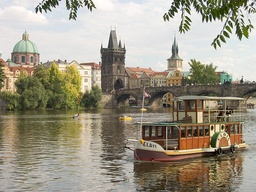
#> input picture seam_carving/inputSeamCarvingPrague.jpg, 256 x 192 px, shrunk from 640 x 480 before the run
$ python SeamCarvingReduceHeight.py   (older library calls are emulated)
#> lines starting #> are read from the running program, lines starting #| are printed output that depends on the picture
### computer_vision/seam_carving/energy_image.py
## File name: energy_image.py
## Project specifics: ECE 5554 Computer Vision - PS1
## Author: Richard Wayne Fedora Jr.
## Email: rfedora1@vt.edu
## Phone: (706) 254-8887
## Date of most recent edit: Tuesday, September 8, 2015
##
## Code synopsis: this file contains a python function to compute the energy at each pixel using the magnitude of the x & y gradients (ref. Avidan & Shamir: Seam Carving for Content-Aware Image Resizing).
##
## Inputs - im: MxNx3 matrix of datatype uint8 (output of imread function)
## Outputs - energyImage: 2D matrix of datatype double

import numpy as np
import matplotlib.pyplot as plt
import scipy
from scipy import ndimage as nd

def rgb2gray(rgb):
    return np.dot(rgb[...,:3],[0.2989,0.5870,0.1140])

def energy_image(im_in,type):
    im = np.copy(im_in)
    im = rgb2gray(im)
    im.astype(np.float64)
    [im_x,im_y] = np.gradient(im)
    im_out = np.hypot(im_x,im_y)
    if type == 'HORIZONTAL':
        im_out[:,0] = im_out[:,1]
        im_out[:,-1] = im_out[:,-2]
        im_out[0,:] = im_out[1,:]
        im_out[-1,:] = im_out[-2,:]

    elif type == 'VERTICAL':
        im_out[0,:] = im_out[1,:]
        im_out[-1,:] = im_out[-2,:]
        im_out[:,0] = im_out[:,1]
        im_out[:,-1] = im_out[:,-2]
    else:
        print('no type given')

    return im_out

### seam_carving/find_optimal_horizontal_seam.py
## File name: find_optimal_horizontal_seam.py
## Project specifics: ECE 5554 Computer Vision - PS1
## Author: Richard Wayne Fedora Jr.
## Email: rfedora1@vt.edu
## Phone: (706) 254-8887
## Date of most recent edit: Tuesday, September 8, 2015
##
## Code synopsis: this file contains a python function to compute the optimal horizontal seam in an image
##
## Inputs  - cumulativeEnergyMap: 2D matrix of datatype double (output of cumulative_minimum_energy_map)
## Outputs - horizontalSeam: vector containing the column horizontalSeam of the pixels which form the seam for each column

import numpy as np

def find_optimal_horizontal_seam(cEM):
    horizontalSeam = []
    column = len(cEM[0,:]) - 1
    rows = len(cEM[:,0]) - 1
    horizontalSeam.insert(0,np.argmin(cEM[:,column]))
    column -= 1
    while column >= 0:
        if horizontalSeam[0] == 0:
            horizontalSeam.insert(0,np.argmin(cEM[0:2,column]))
        elif horizontalSeam[0] == rows:
            horizontalSeam.insert(0,rows+np.argmin(cEM[rows-1:rows+1,column])-1)
        else:
            horizontalSeam.insert(0,(horizontalSeam[0]-1)+np.argmin(cEM[(horizontalSeam[0]-1):(horizontalSeam[0]+2),column]))
        column -= 1

    return horizontalSeam

### computer_vision/seam_carving/reduceHeight.py
## File name: reduceHeight.py
## Project specifics: ECE 5554 Computer Vision - PS1
## Author: Richard Wayne Fedora Jr.
## Email: rfedora1@vt.edu
## Phone: (706) 254-8887
## Date of most recent edit: Tuesday, Septermber 8, 2015
##
## Code synopsis: this file contains a python function to reduce the height of an image and its corresponding minimum energy map by one pixel by removing pixels at seam indices
##
## Inputs  - im: MxNx3 image of datatype uint8
##         - energyImage: 2D matrix of datatype double (output of energy_image)
## Outputs - reducedColorImage: 3D matrix of reduced height, datatype uint8
##         - reducedEnergyImage: 2D matrix of reduced height, datatype double

import numpy as np

def reduceHeight(im, energyImage, indices):
    im_copy = np.copy(im)
    im_shape = im_copy.shape
    n_rows = im_shape[0]
    n_cols = im_shape[1]
    n_slices = im_shape[2]
    eI_copy = np.copy(energyImage)
    eI_shape = eI_copy.shape
    n_rows_ei = eI_shape[0]
    n_cols_ei = eI_shape[1]

    # [5 lines of commented-out code are left out]

    R_p = np.copy(im[:,:,0])
    G_p = np.copy(im[:,:,1])
    B_p = np.copy(im[:,:,2])
    reducedColorImage = np.zeros((n_rows-1,n_cols,n_slices),dtype=np.uint8)
    reducedEnergyImage = np.zeros((n_rows_ei-1,n_cols_ei))

    for i in range(n_cols):

        placeholder = np.copy(R_p[:,i])
        placeholder = np.delete(placeholder,indices[i])
        reducedColorImage[:,i,0] = np.copy(placeholder)

        placeholder = np.copy(G_p[:,i])
        placeholder = np.delete(placeholder,indices[i])
        reducedColorImage[:,i,1] = np.copy(placeholder)

        placeholder = np.copy(B_p[:,i])
        placeholder = np.delete(placeholder,indices[i])
        reducedColorImage[:,i,2] = np.copy(placeholder)

        placeholder = np.copy(energyImage[:,i])
        placeholder = np.delete(placeholder,indices[i])
        reducedEnergyImage[:,i] = np.copy(placeholder)

    return [reducedColorImage,reducedEnergyImage]

### seam_carving/cumulative_minimum_energy_map.py
## File name: cumulative_minimum_energy_map.py
## Project specifics: ECE 5554 Computer Vision - PS1
## Author: Richard Wayne Fedora Jr.
## Email: rfedora1@vt.edu
## Phone: (706) 254-8887
## Date of most recent edit: Tuesday, September 8, 2015
##
## Code synopsis: this file contains a python function to compute minimum cumulative energy.
##
## Inputs  - energyImage: a 2D matrix of datatype double (output of function energy_image)
##         - seamDirection: string 'HORIZONTAL' or 'VERTICAL'
## Outputs - cumulativeEnergyMap: 2D matrix of datatype double

import numpy as np

def cumulative_minimum_energy_map(energyImage,seamDirection):
    M = np.copy(energyImage)
    if seamDirection == 'HORIZONTAL':
        for i in range(1,len(M[0,:])):
            for j in range(len(M[:,0])):
                if j == 0:
                    M[j,i] += min(M[j,i-1],M[j+1,i-1])
                elif j == len(M[:,0]) - 1:
                    M[j,i] += min(M[j-1,i-1],M[j,i-1])
                else:
                    M[j,i] += min(M[j-1,i-1],M[j,i-1],M[j+1,i-1])
    elif seamDirection == 'VERTICAL':
        for i in range(1,len(M[:,0])):
            for j in range(len(M[0,:])):
                if j == 0:
                    M[i,j] += min(M[i-1,j],M[i-1,j+1])
                elif j == len(M[0,:]) - 1:
                    M[i,j] += min(M[i-1,j-1],M[i-1,j])
                else:
                    M[i,j] += min(M[i-1,j-1],M[i-1,j],M[i-1,j+1])
    else:
        print('No seam direction given')

    return M

### seam_carving/displaySeam.py
## File name: displaySeam.py
## Project specifics: ECE 5554 Computer Vision - PS1
## Author: Richard Wayne Fedora Jr.
## Email: rfedora1@vt.edu
## Phone: (706) 254-8887
## Date of most recent edit: Tuesday, September 8, 2015
##
## Code synopsis: this file contains a python function to display a seam on top of an image
##
## Inputs  - im: image of type jpg
##         - seam: vector containing indices of seam
##         - type: string 'HORIZONTAL' or 'VERTICAL' to define the type of seam
## Outputs - display of input image with seam plotted on top of it

import numpy as np

def displaySeam(im_in,seam,type):

    im = np.copy(im_in)
    if type == 'HORIZONTAL':
        for i in range(len(seam)):
            im[seam[i],i,0] = 255
            im[seam[i],i,1] = im[seam[i],i,2] = 0
    elif type == 'VERTICAL':
        for i in range(len(seam)):
            im[i,seam[i],0] = 255
            im[i,seam[i],1] = im[i,seam[i],2] = 0
    else:
        print("No type given")

    return im

### seam_carving/SeamCarvingReduceHeight.py
## File name: SeamCarvingReduceHeight.py
## Project specifics: ECE 5554 Computer Vision - PS1
## Author: Richard Wayne Fedora Jr.
## Email: rfedora1@vt.edu
## Phone: (706) 254-8887
## Date of most recent edit: Tuesday, Septermber 8, 2015
##
## Code synopsis: the file contains a python script to execute seam carving to reduce the height of an image in a content-aware manner

import numpy as np
import cv2
from energy_image import energy_image
from cumulative_minimum_energy_map import cumulative_minimum_energy_map
from find_optimal_horizontal_seam import find_optimal_horizontal_seam
from displaySeam import displaySeam
from reduceHeight import reduceHeight
import matplotlib.pyplot as plt

im_in = cv2.imread('inputSeamCarvingPrague.jpg')
#> im_in is the input picture: shape (192, 256, 3); mean B, G, R 132.7, 149.6, 156.5
im = np.copy(im_in)
#im_resize = misc.imresize(im,[284,575])
#imisc.imsave('output_Prague_misc_resize.png',im_resize)
for i in range(100):
    energyImage = energy_image(im,'HORIZONTAL')
    energyImage += np.amax(energyImage)*0.5*im[:,:,2]
    img = plt.imshow(energyImage)
    img.set_cmap('gist_ncar')
    plt.show(img)
    cumulativeEnergyMap = cumulative_minimum_energy_map(energyImage,'HORIZONTAL')
    img2 = plt.imshow(cumulativeEnergyMap)
    img2.set_cmap('gist_ncar')
    plt.show(img2)
    horizontalSeam = find_optimal_horizontal_seam(cumulativeEnergyMap)
    seam_im = displaySeam(im,horizontalSeam,'HORIZONTAL')
    img3 = plt.imshow(seam_im)
    plt.show(img3)
    [im,energyImage] = reduceHeight(im,energyImage,horizontalSeam)
#> this loop made 100 passes
#> rows in find_optimal_horizontal_seam on passes 1 to 12: 191, 190, 189, 188, 187, 186, 185, 184, 183, 182, 181, 180
#> pass 1, in energy_image, `im_out = np.hypot(im_x,im_y)`:
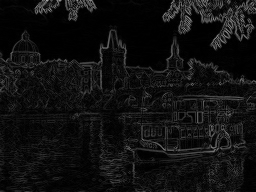
#> im_out: shape (192, 256) float64; min 0, max 165.7, mean 16.5
#> pass 1, `plt.show(img2)`:
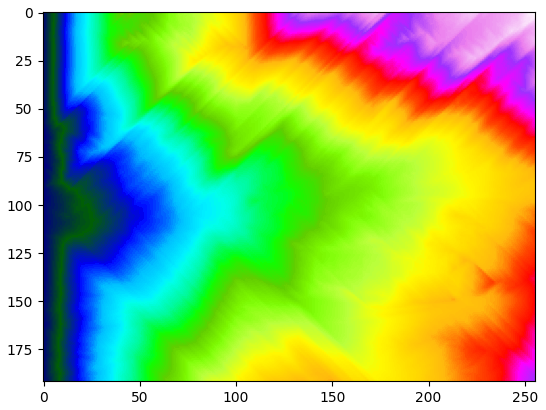
#> figure drawn by matplotlib, 1 panel
#> pass 1, `plt.show(img3)`:
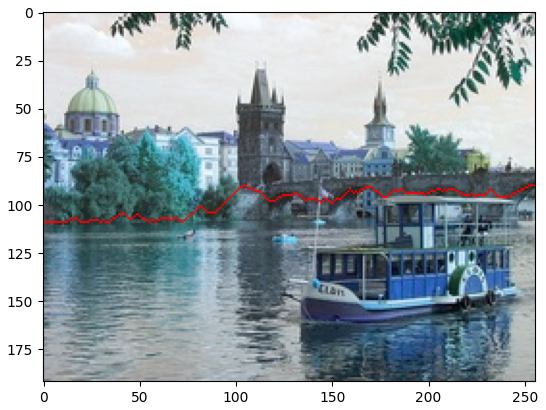
#> figure drawn by matplotlib, 1 panel; B, G, R data is drawn as R, G, B
#> pass 2, `plt.show(img3)`:
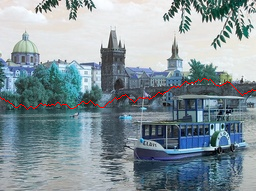
#> shown: shape (191, 256, 3); mean R, G, B 134.3, 149.8, 156.7
#> after the loop:
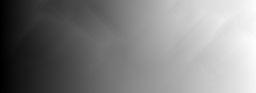
#> cumulativeEnergyMap: shape (93, 256) float64; min 6869.7, max 2882658, mean 1477718.2; drawn with min black and max white
#> after the loop:
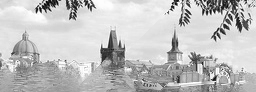
#> energyImage: shape (92, 256) float64; min 1465.1, max 18453.2, mean 14378.1; drawn with min black and max white
#> after the loop:
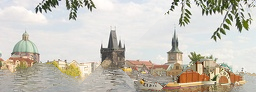
#> im: shape (92, 256, 3); mean B, G, R 184.6, 195.2, 199.7

#misc.imsave('outputReducedHeightPrague.png',im)

$ run again, with seam_carving/inputSeamCarvingBamboo.jpg copied over seam_carving/inputSeamCarvingPrague.jpg
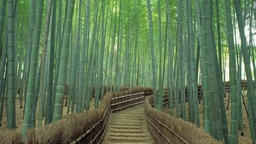
#> input picture seam_carving/inputSeamCarvingBamboo.jpg, 256 x 144 px, shrunk from 980 x 552 before the run
#> im_in is the input picture: shape (144, 256, 3); mean B, G, R 83.6, 116.6, 93.2
#> the loop `for i in range(100):` made 100 passes
#> rows in find_optimal_horizontal_seam on passes 1 to 8: 143, 142, 141, 140, 139, 138, 137, 136
#> pass 1, `plt.show(img2)`:
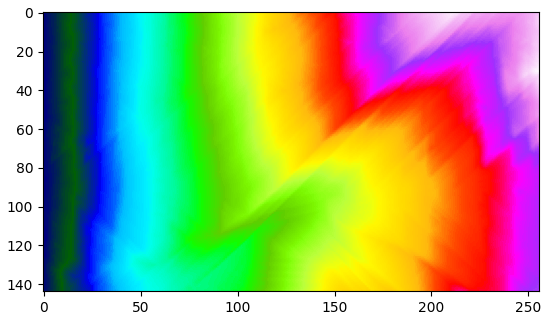
#> figure drawn by matplotlib, 1 panel
#> after the loop `for i in range(100):`:
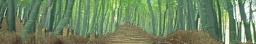
#> im: shape (44, 256, 3); mean B, G, R 98, 134.5, 111.9

$ run again, with seam_carving/inputSeamCarvingBeach.jpg copied over seam_carving/inputSeamCarvingPrague.jpg
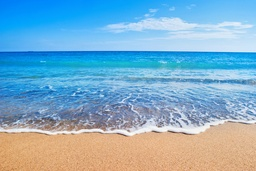
#> input picture seam_carving/inputSeamCarvingBeach.jpg, 256 x 171 px, shrunk from 575 x 384 before the run
#> im_in is the input picture: shape (171, 256, 3); mean B, G, R 199.9, 174, 130.1
#> the loop `for i in range(100):` made 100 passes
#> rows in find_optimal_horizontal_seam on passes 1 to 8: 170, 169, 168, 167, 166, 165, 164, 163
#> pass 1, `plt.show(img2)`:
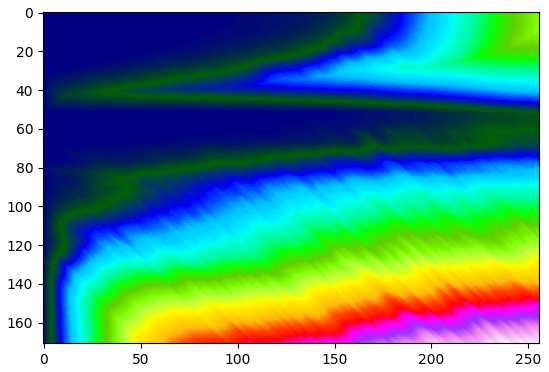
#> figure drawn by matplotlib, 1 panel
#> after the loop `for i in range(100):`:
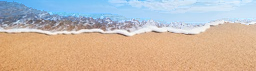
#> im: shape (71, 256, 3); mean B, G, R 169.6, 183.1, 198.3

$ run again, with seam_carving/inputSeamCarvingFace.jpg copied over seam_carving/inputSeamCarvingPrague.jpg
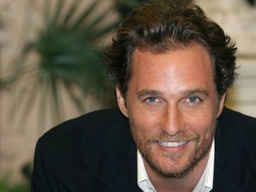
#> input picture seam_carving/inputSeamCarvingFace.jpg, 256 x 192 px, shrunk from 600 x 450 before the run
#> im_in is the input picture: shape (192, 256, 3); mean B, G, R 70.3, 85.1, 98.1
#> the loop `for i in range(100):` made 100 passes
#> rows in find_optimal_horizontal_seam on passes 1 to 8: 191, 190, 189, 188, 187, 186, 185, 184
#> after the loop `for i in range(100):`:
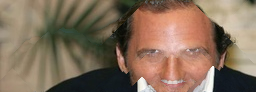
#> im: shape (92, 256, 3); mean B, G, R 91, 110.5, 132.2
